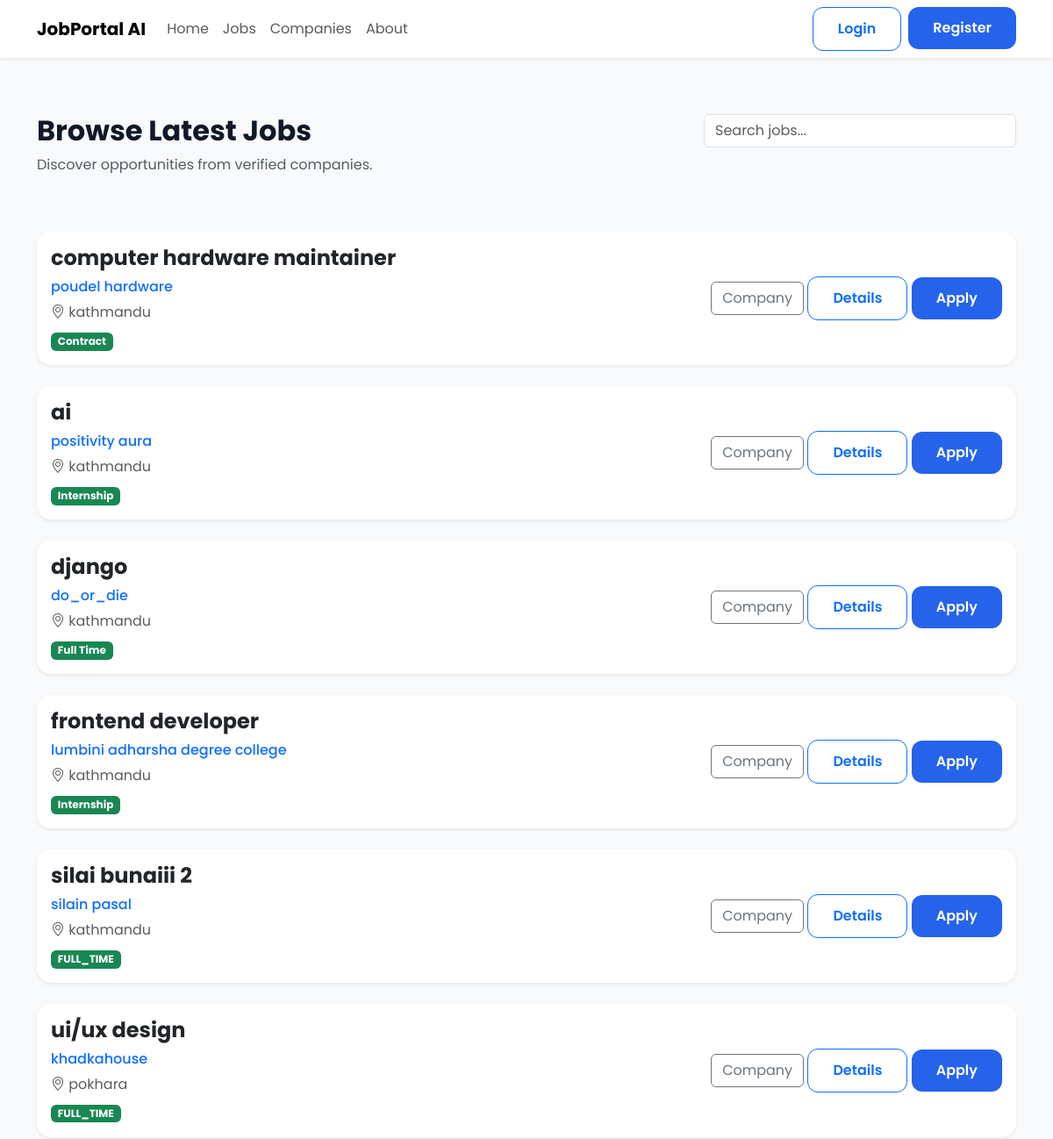
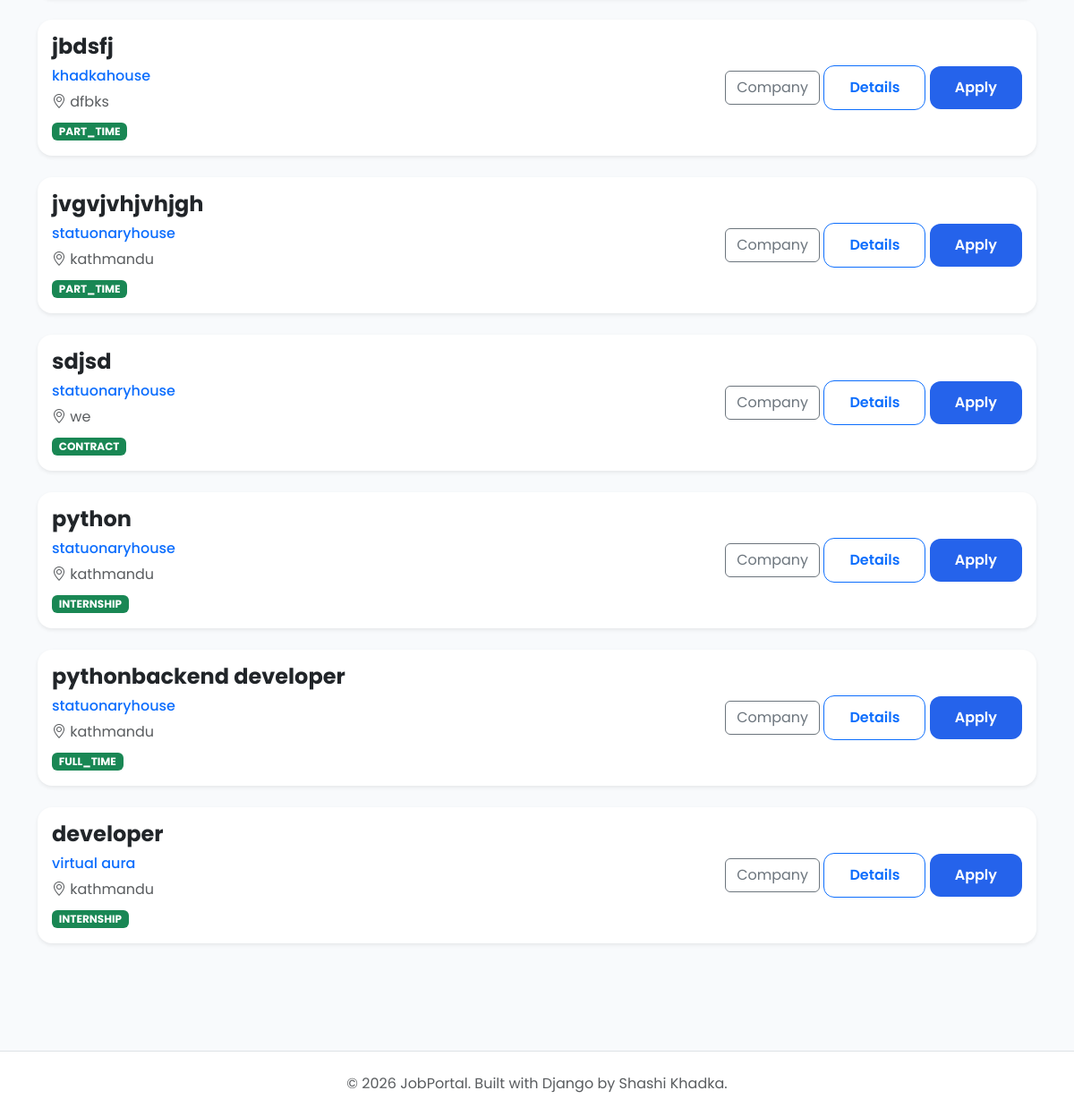
The page /jobs/jobs/ on the database its author committed (2 pictures, top to bottom).
### jobs/models.py (models this page shows, shortened)
class Job(models.Model):
    class EmploymentType(models.TextChoices):
        FULL_TIME = "Full Time"
        PART_TIME = "Part Time"
        INTERNSHIP = "Internship"
        CONTRACT = "Contract"
    class ExperienceLevel(models.TextChoices):
        ENTRY =  "Entry Level"
        MID =  "Mid Level"
        SENIOR = "Senior Level"
    company = models.ForeignKey(Company,on_delete=models.CASCADE,related_name="jobs")
    title = models.CharField(max_length=200)
    slug = models.SlugField(unique=True,blank=True)
    description = models.TextField()
    location = models.CharField(max_length=150)
    employment_type = models.CharField(max_length=20,choices=EmploymentType.choices)
    experience_level = models.CharField( max_length=20, choices=ExperienceLevel.choices )
    salary_min = models.PositiveIntegerField()
    salary_max = models.PositiveIntegerField()
    vacancies = models.PositiveIntegerField(default=1)
    deadline = models.DateField()
    is_active = models.BooleanField(default=True)
    created_at = models.DateTimeField(auto_now_add=True)
    updated_at = models.DateTimeField(auto_now=True)

### companies/models.py (models this page shows, shortened)
class Company(models.Model):
    owner = models.OneToOneField(
        settings.AUTH_USER_MODEL,
        on_delete=models.CASCADE,
        related_name="company",
    )
    company_name = models.CharField(max_length=200)
    slug = models.SlugField(unique=True, blank=True)
    logo = models.ImageField(
        upload_to="company_logos/",
        blank=True,
        null=True,
    )
    description = models.TextField()
    website = models.URLField(blank=True)
    email = models.EmailField()
    phone = models.CharField(max_length=20)
    address = models.TextField()
    location = models.CharField(max_length=255)
    city = models.CharField(max_length=100)
    country = models.CharField(max_length=100)
    established_date = models.DateField()
    employee_count = models.PositiveIntegerField()
    created_at = models.DateTimeField(auto_now_add=True)
    updated_at = models.DateTimeField(auto_now=True)

### jobs/views.py (the view)
# urls.py: path("jobs/", views.job_list, name="job-list"),
def job_list(request):
    jobs = Job.objects.filter( is_active=True).order_by("-created_at")
    keyword = request.GET.get("keyword")
    if keyword:
        jobs = jobs.filter(
            Q(title__icontains=keyword) |
            Q(company__company_name__icontains=keyword) |
            Q(location__icontains=keyword)
        )
    return render( request, "jobs/job_list.html",{"jobs": jobs})

### templates/jobs/job_list.html (shortened to what this page needs)
{% extends "public_base.html" %}
{% load static %}
{% block content %}
<div class="container py-5">
    <div class="row mb-5">
        <div class="col-lg-8">
            <h2 class="fw-bold">
                Browse Latest Jobs
            </h2>
            <p class="text-muted">
                Discover opportunities from verified companies.
            </p>
        </div>
        <div class="col-lg-4">
            <form method="GET">
                <input
                    type="text"
                    name="keyword"
                    value="{{ request.GET.keyword }}"
                    class="form-control"
                    placeholder="Search jobs...">
            </form>
        </div>
    </div>
    {% for job in jobs %}
    <div class="card shadow-sm border-0 rounded-4 mb-4">
        <div class="card-body">
            <div class="row align-items-center">
                <div class="col-lg-8">
                    <h4 class="fw-bold">
                        {{ job.title }}
                    </h4>
                    <h6 class="text-primary">
                        {{ job.company.company_name }}
                    </h6>
                    <p class="text-muted mb-2">
                        <i class="bi bi-geo-alt"></i>
                        {{ job.location }}
                    </p>
                    <span class="badge bg-success">
                        {{ job.get_employment_type_display }}
                    </span>
                </div>
                <div class="col-lg-4 text-end">
                    <a href="{% url 'company-detail' job.company.pk %}"
                       class="btn btn-outline-secondary">
                        Company
                    </a>
                    <a href="{% url 'job-detail' job.pk %}"
                       class="btn btn-outline-primary">
                        Details
                    </a>
                    <a href="{% url 'apply-job' job.pk %}"
                       class="btn btn-primary">
                        Apply
                    </a>
                </div>
            </div>
        </div>
    </div>
    {% empty %}
    <div class="text-center py-5">
        <h4>No Jobs Available</h4>
    </div>
    {% endfor %}
</div>
{% endblock %}

### static/css/style.css (style rules this page uses)
* { margin:0; padding:0; box-sizing:border-box; }
body { font-family:'Poppins',sans-serif; background:var(--light); color:var(--dark); }
a { text-decoration:none; }

### static/css/home.css (style rules this page uses)
:root { --primary:#2563eb; --primary-dark:#1d4ed8; --success:#16a34a; --warning:#f59e0b; --danger:#ef4444; --text:#111827; --text-light:#6b7280; --border:#e5e7eb; --white:#ffffff; --background:#f8fafc; --radius:18px; --shadow:0 10px 30px rgba(0,0,0,.06); --shadow-hover:0 18px 40px rgba(37,99,235,.15); }
body { background:var(--background); font-family:"Poppins",sans-serif; color:var(--text); }
a { text-decoration:none; }
.btn-primary { background:var(--primary); border:none; border-radius:12px; font-weight:600; padding:12px 28px; }
.btn-outline-primary { border-radius:12px; font-weight:600; padding:12px 28px; }

### rows shown on the page
Job: title "computer hardware maintainer", company.company_name "poudel hardware", location "kathmandu", employment_type "Contract"
Job: title "ai", company.company_name "positivity aura", location "kathmandu", employment_type "Internship"
Job: title "django", company.company_name "do_or_die", location "kathmandu", employment_type "Full Time"
Job: title "frontend developer", company.company_name "lumbini adharsha degree college", location "kathmandu", employment_type "Internship"
Job: title "silai bunaiii 2", company.company_name "silain pasal", location "kathmandu", employment_type "FULL_TIME"
Job: title "ui/ux design", company.company_name "khadkahouse", location "pokhara", employment_type "FULL_TIME"
Job: title "jbdsfj", company.company_name "khadkahouse", location "dfbks", employment_type "PART_TIME"
Job: title "jvgvjvhjvhjgh", company.company_name "statuonaryhouse", location "kathmandu", employment_type "PART_TIME"
Job: title "sdjsd", company.company_name "statuonaryhouse", location "we", employment_type "CONTRACT"
Job: title "python", company.company_name "statuonaryhouse", location "kathmandu", employment_type "INTERNSHIP"
Job: title "pythonbackend developer", company.company_name "statuonaryhouse", location "kathmandu", employment_type "FULL_TIME"
Job: title "developer", company.company_name "virtual aura", location "kathmandu", employment_type "INTERNSHIP"
